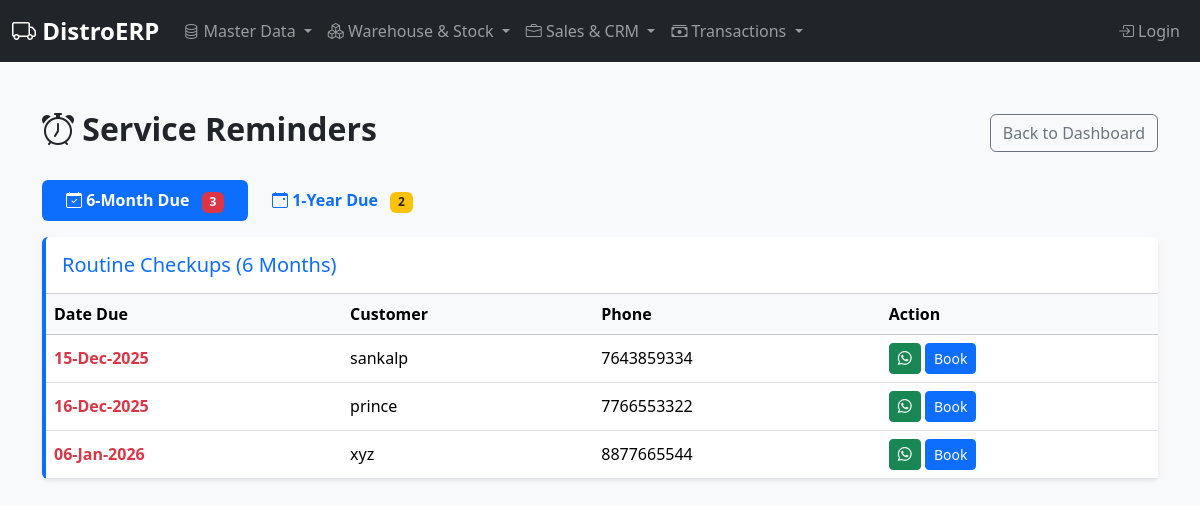
Page /service/reminders on the earlier database version.
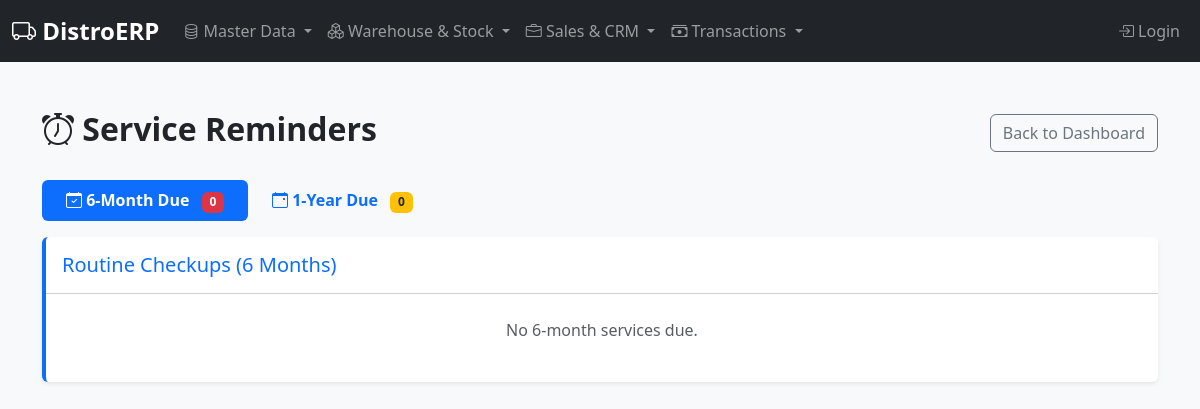
Same page on the later database version.
### erp/models.py (models this page shows, shortened)
class ServiceRecord(db.Model):
    id = db.Column(db.Integer, primary_key=True)
    service_customer_id = db.Column(db.Integer, db.ForeignKey('service_customer.id'), nullable=False)
    service_date = db.Column(db.Date, nullable=False, default=datetime.utcnow)
    serviceman_name = db.Column(db.String(100), nullable=False)
    issue_reported = db.Column(db.Text, nullable=True)
    action_taken = db.Column(db.Text, nullable=True)
    service_charge = db.Column(db.Float, default=0.0)
    parts_cost = db.Column(db.Float, default=0.0)
    total_cost = db.Column(db.Float, default=0.0)
    due_date_6mo = db.Column(db.Date, nullable=True)  # For 6-month checkup
    due_date_1yr = db.Column(db.Date, nullable=True)  # For 1-year renewal

class ServiceCustomer(db.Model):
    id = db.Column(db.Integer, primary_key=True)
    name = db.Column(db.String(100), nullable=False)
    phone = db.Column(db.String(20), nullable=False, unique=True)
    address = db.Column(db.Text, nullable=True)
    created_at = db.Column(db.DateTime, default=datetime.utcnow)
    services = db.relationship('ServiceRecord', backref='service_customer', lazy=True, cascade="all, delete-orphan")

### erp/routes.py (the view)
@bp.route('/service/reminders')
def service_reminders():
    today = date.today()
    alert_window = today + timedelta(days=30) # Show anyone due in next 30 days
    list_6mo = ServiceRecord.query.filter(
        ServiceRecord.due_date_6mo <= alert_window,
        ServiceRecord.due_date_6mo >= (today - timedelta(days=60)) # Don't show extremely old ones
    ).order_by(ServiceRecord.due_date_6mo.asc()).all()
    list_1yr = ServiceRecord.query.filter(
        ServiceRecord.due_date_1yr <= alert_window,
        ServiceRecord.due_date_1yr >= (today - timedelta(days=60))
    ).order_by(ServiceRecord.due_date_1yr.asc()).all()
    return render_template('service_reminders.html', list_6mo=list_6mo, list_1yr=list_1yr)

### erp/templates/service_reminders.html (shortened to what this page needs)
{% extends "base.html" %}
{% block content %}
<div class="container py-4">
    <div class="d-flex justify-content-between align-items-center mb-4">
        <h2 class="fw-bold"><i class="bi bi-alarm"></i> Service Reminders</h2>
        <a href="{{ url_for('main.service_dashboard') }}" class="btn btn-outline-secondary">Back to Dashboard</a>
    </div>
    <ul class="nav nav-pills mb-3" id="pills-tab" role="tablist">
        <li class="nav-item" role="presentation">
            <button class="nav-link active fw-bold px-4 py-2" id="pills-6mo-tab" data-bs-toggle="pill" data-bs-target="#pills-6mo" type="button">
                <i class="bi bi-calendar-check"></i> 6-Month Due <span class="badge bg-danger ms-2">{{ list_6mo|length }}</span>
            </button>
        </li>
        <li class="nav-item" role="presentation">
            <button class="nav-link fw-bold px-4 py-2" id="pills-1yr-tab" data-bs-toggle="pill" data-bs-target="#pills-1yr" type="button">
                <i class="bi bi-calendar-event"></i> 1-Year Due <span class="badge bg-warning text-dark ms-2">{{ list_1yr|length }}</span>
            </button>
        </li>
    </ul>
    <div class="tab-content" id="pills-tabContent">
        <div class="tab-pane fade show active" id="pills-6mo">
            <div class="card shadow-sm border-0 border-start border-primary border-4">
                <div class="card-header bg-white py-3"><h5 class="mb-0 text-primary">Routine Checkups (6 Months)</h5></div>
                <div class="card-body p-0">
                    {% if list_6mo %}
                    <div class="table-responsive">
                        <table class="table table-hover align-middle mb-0">
                            <thead class="table-light"><tr><th>Date Due</th><th>Customer</th><th>Phone</th><th>Action</th></tr></thead>
                            <tbody>
                                {% for item in list_6mo %}
                                <tr>
                                    <td class="fw-bold text-danger">{{ item.due_date_6mo.strftime('%d-%b-%Y') }}</td>
                                    <td>{{ item.service_customer.name }}</td>
                                    <td>{{ item.service_customer.phone }}</td>
                                    <td>
                                        <a href="https://wa.me/91{{ item.service_customer.phone }}?text=Hello {{ item.service_customer.name }}, your 6-month RO service is due on {{ item.due_date_6mo }}. Can we visit?" target="_blank" class="btn btn-sm btn-success"><i class="bi bi-whatsapp"></i></a>
                                        <a href="{{ url_for('main.book_appointment', customer_id=item.service_customer.id) }}" class="btn btn-sm btn-primary">Book</a>
                                    </td>
                                </tr>
                                {% endfor %}
                            </tbody>
                        </table>
                    </div>
                    {% else %}
                    <p class="text-center py-4 text-muted">No 6-month services due.</p>
                    {% endif %}
                </div>
            </div>
        </div>
    </div>
</div>
{% endblock %}

Differences in the rows shown:
removed ServiceRecord: due_date_6mo "15-Dec-2025", service_customer.name "sankalp", service_customer.phone "7643859334"
removed ServiceRecord: due_date_6mo "16-Dec-2025", service_customer.name "prince", service_customer.phone "7766553322"
removed ServiceRecord: due_date_6mo "06-Jan-2026", service_customer.name "xyz", service_customer.phone "8877665544"
Other differences:
{{ list_6mo|length }}: "3" → "0"
{{ list_1yr|length }}: "2" → "0"
text no longer shown: "Date Due Customer Phone Action"
text now shown: "No 6-month services due."
